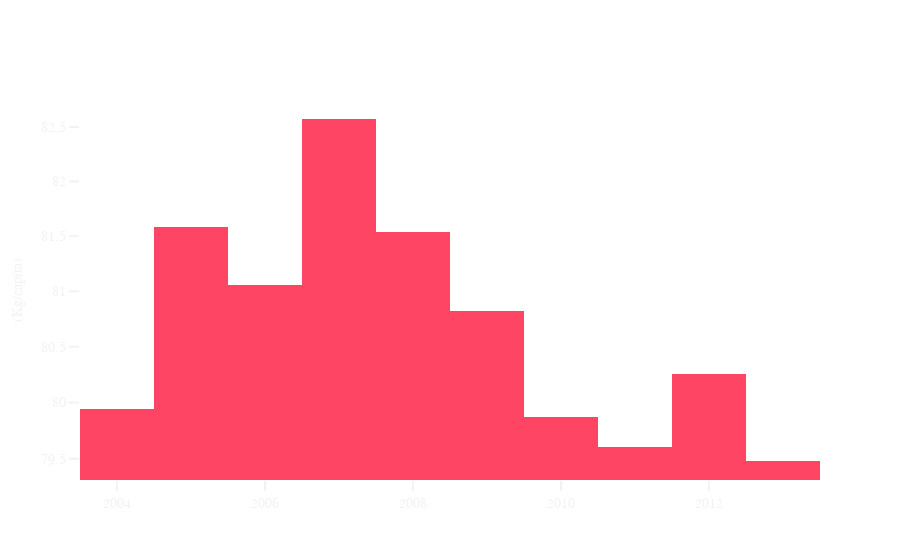

The notebook cell saved with this chart:
### Code cell
from plotly.subplots import make_subplots
trace0 = go.Histogram(
    x=mean_per_year.index,
    y=mean_per_year.values,
    histfunc='avg',
    nbinsx = 100,
    marker=dict(
        color='#FF4464',
    ),
    #color_discrete_sequence=['indianred']
  )




fig = make_subplots(rows=1, cols=1)
fig.update_layout(yaxis_type="log")
#fig.update_xaxes(title_text='Years')
fig.update_yaxes(title_text='(Kg/capita)')
#fig.update_layout(title_text ='Meat consumption of the 28 EU countries over the years')
fig.append_trace(trace0, 1, 1)
change_config(fig).show()
#pio.write_html(change_config(fig), file='conso_moyenne_jusqua_2014.html', auto_open=True)

### Figure 1 — Plotly figure (JSON) as saved in the notebook; plotly's stock layout.template omitted (floating-point values rounded to 4 significant figures)
{"data": [{"histfunc": "avg", "marker": {"color": "#FF4464"}, "nbinsx": 100, "type": "histogram", "x": [2004, 2005, 2006, 2007, 2008, 2009, 2010, 2011, 2012, 2013], "xaxis": "x", "y": [79.94, 81.59, 81.05, 82.57, 81.54, 80.82, 79.87, 79.61, 80.25, 79.48], "yaxis": "y"}], "layout": {"font": {"color": "#F2F2F2", "family": "Courier", "size": 14}, "paper_bgcolor": "rgba(0,0,0,0)", "plot_bgcolor": "rgba(0,0,0,0)", "title": {"font": {"color": "#F2F2F2", "family": "Courier", "size": 15}}, "xaxis": {"anchor": "y", "domain": [0, 1], "tickcolor": "#F2F2F2", "ticklen": 10, "ticks": "outside", "tickwidth": 2, "title": {"font": {"color": "#F2F2F2", "family": "Courier", "size": 14}}}, "yaxis": {"anchor": "x", "domain": [0, 1], "gridcolor": "rgba(0,0,0,0)", "tickcolor": "#F2F2F2", "ticklen": 10, "ticks": "outside", "tickwidth": 2, "title": {"font": {"color": "#F2F2F2", "family": "Courier", "size": 14}, "text": "(Kg/capita)"}, "type": "log"}}}
